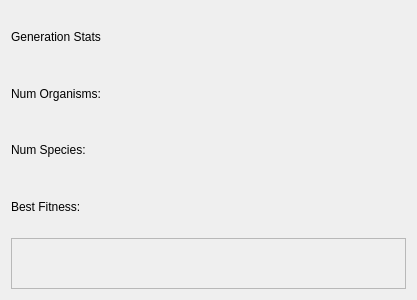
<?xml version="1.0" encoding="UTF-8"?>
<ui version="4.0">
 <class>Form</class>
 <widget class="QWidget" name="Form">
  <property name="geometry">
   <rect>
    <x>0</x>
    <y>0</y>
    <width>417</width>
    <height>300</height>
   </rect>
  </property>
  <property name="windowTitle">
   <string>Form</string>
  </property>
  <layout class="QGridLayout" name="gridLayout">
   <item row="0" column="0">
    <widget class="QLabel" name="label">
     <property name="text">
      <string>Generation Stats</string>
     </property>
    </widget>
   </item>
   <item row="1" column="0">
    <widget class="QLabel" name="label_2">
     <property name="text">
      <string>Num Organisms:</string>
     </property>
    </widget>
   </item>
   <item row="1" column="1">
    <widget class="QLabel" name="num_organisms">
     <property name="text">
      <string/>
     </property>
    </widget>
   </item>
   <item row="2" column="0">
    <widget class="QLabel" name="label_3">
     <property name="text">
      <string>Num Species:</string>
     </property>
    </widget>
   </item>
   <item row="2" column="1">
    <widget class="QLabel" name="num_species">
     <property name="text">
      <string/>
     </property>
    </widget>
   </item>
   <item row="3" column="0">
    <widget class="QLabel" name="label_4">
     <property name="text">
      <string>Best Fitness:</string>
     </property>
    </widget>
   </item>
   <item row="3" column="1">
    <widget class="QLabel" name="best_fitness">
     <property name="text">
      <string/>
     </property>
    </widget>
   </item>
   <item row="4" column="0" colspan="2">
    <widget class="QFrame" name="plot_holder">
     <property name="frameShape">
      <enum>QFrame::StyledPanel</enum>
     </property>
     <property name="frameShadow">
      <enum>QFrame::Raised</enum>
     </property>
    </widget>
   </item>
  </layout>
 </widget>
 <resources/>
 <connections/>
</ui>
